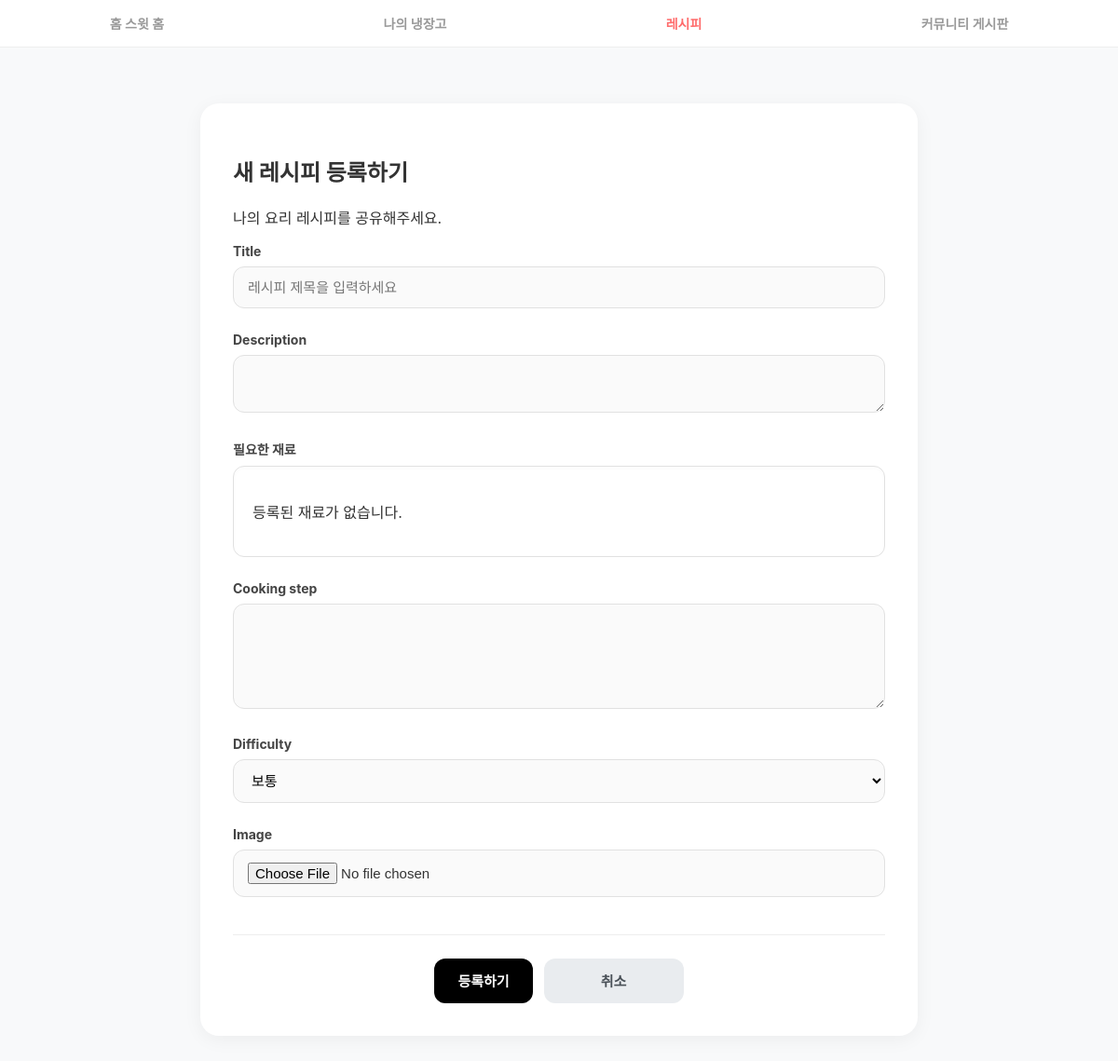
/recipe/add/ (signed in), run on an earlier commit of the app's database.
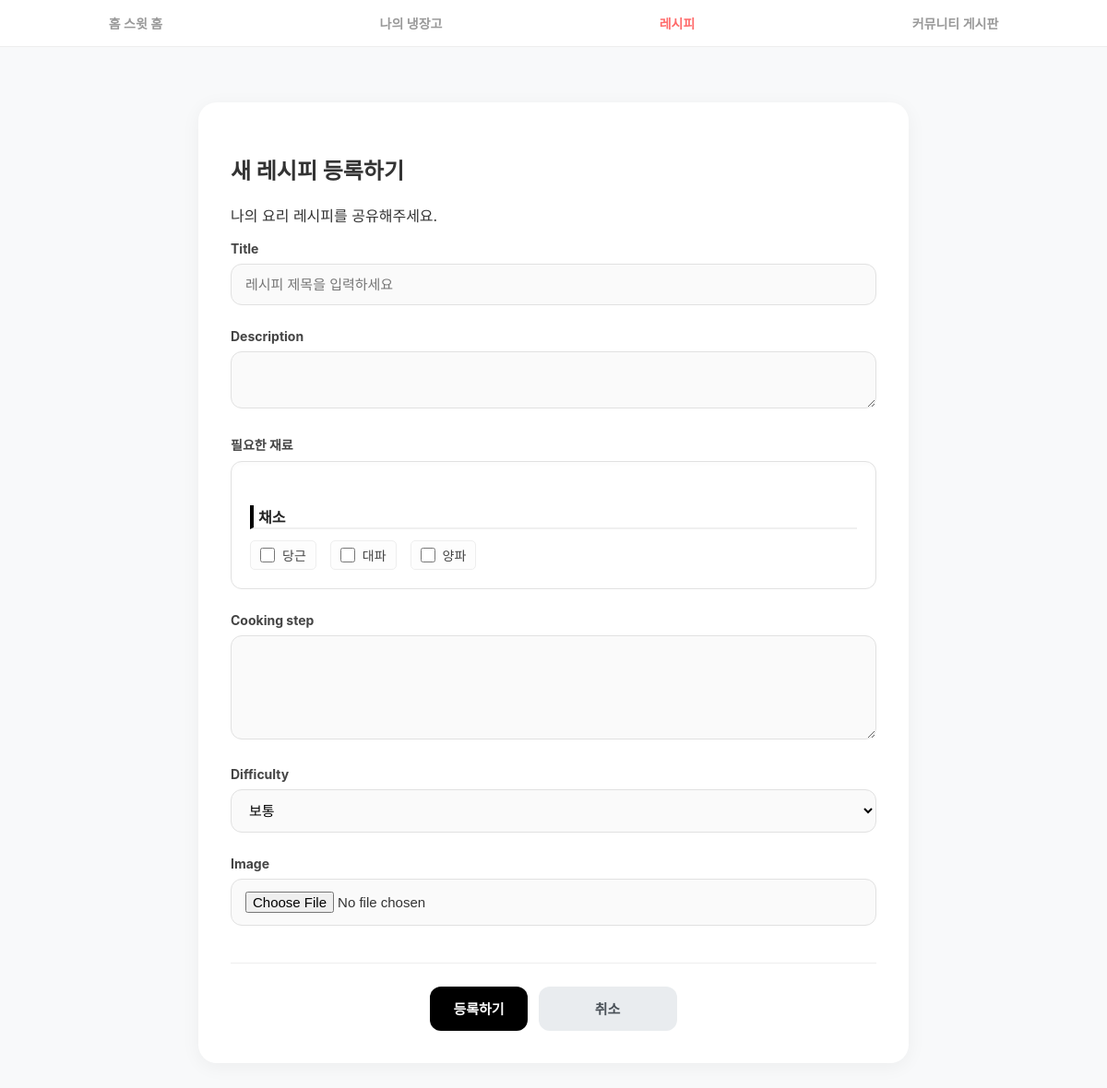
And on a later commit of the database.
### my_django/models.py (models this page shows, shortened)
class MasterIngredient(models.Model): #마스터 냉장고(재료 등록 데이터 겸 필터 역할)
    name = models.CharField(max_length=50, unique=True)
    category = models.CharField(max_length=20, choices=[
        ('채소', '채소'), ('양념', '양념'), ('해산물', '해산물'),
        ('육류', '육류'), ('가공식품', '가공식품'), ('조미료', '조미료'), ('과일', '과일')
    ])

### my_recipe/views.py (the view)
@login_required
def recipe_add(request):
    if request.method == "POST":
        form = RecipeForm(request.POST, request.FILES)
        if form.is_valid():
            recipe = form.save(commit=False)
            recipe.user = request.user
            recipe.save()
            return redirect('my_recipe:my_recipe_archive')
    else:
        form = RecipeForm()
    return render(request, 'my_recipe/recipe_add.html', {'form': form})

### my_recipe/forms.py
class RecipeForm(forms.ModelForm):
    class Meta:
        model = Recipe
        fields = ['title', 'description', 'ingredients', 'cooking_step', 'difficulty', 'image']
        widgets = {
            'title': forms.TextInput(attrs={'class': 'form-control', 'placeholder': '레시피 제목을 입력하세요'}),
            'description': forms.Textarea(attrs={'class': 'form-control', 'rows': 2}),
            'cooking_step': forms.Textarea(attrs={'class': 'form-control', 'rows': 5}),
            'difficulty': forms.Select(attrs={'class': 'form-control'}),
        }
    def __init__(self, *args, **kwargs):
        super().__init__(*args, **kwargs)
        self.ingredients_by_category = {}
        ingredients = MasterIngredient.objects.all().order_by('category', 'name')
        for ing in ingredients:
            cat = ing.category if hasattr(ing, 'category') else '기타'
            if cat not in self.ingredients_by_category:
                self.ingredients_by_category[cat] = []
            self.ingredients_by_category[cat].append(ing)

### templates/my_recipe/recipe_add.html (shortened to what this page needs)
{% extends "base.html" %}
{% block content %}
<div class="recipe-form-container">
    <div class="form-header">
        <h2 class="form-title">새 레시피 등록하기</h2>
        <p class="form-subtitle">나의 요리 레시피를 공유해주세요.</p>
    </div>
    <form method="POST" enctype="multipart/form-data" class="recipe-form">
        <div class="form-fields">
            {% for field in form %}
                {% if field.name == 'ingredients' %}
                    <div class="field-group ingredients-selection">
                        <label>{{ field.label }}</label>
                        <div class="category-wrapper p-3 border rounded bg-white">
                            {% for category, ingredients in form.ingredients_by_category.items %}
                                <div class="category-group mb-3">
                                    <h5 class="category-name text-primary mb-2" style="font-size: 1rem; border-bottom: 2px solid #f0f0f0;">
                                        {{ category }}
                                    </h5>
                                    <div class="ingredient-checkboxes d-flex flex-wrap gap-2">
                                        {% for ing in ingredients %}
                                            <div class="ing-item d-flex align-items-center me-3 mb-2">
                                                <input type="checkbox" name="ingredients" value="{{ ing.pk }}"
                                                       id="ing_{{ ing.pk }}" class="custom-check"
                                                       {% if ing.pk|stringformat:"i" in field.value or ing in field.value %}checked{% endif %}>
                                                <label for="ing_{{ ing.pk }}" class="ms-1 mb-0">{{ ing.name }}</label>
                                            </div>
                                        {% endfor %}
                                    </div>
                                </div>
                            {% empty %}
                                <p class="text-muted">등록된 재료가 없습니다.</p>
                            {% endfor %}
                        </div>
                    </div>
                {% else %}
                    <div class="field-group">
                        <label for="{{ field.id_for_label }}">{{ field.label }}</label>
                        {{ field }}
                    </div>
                {% endif %}
            {% endfor %}
        </div>
        <div class="form-actions">
            <button type="submit" class="btn-submit">등록하기</button>
            <a href="{% url 'my_recipe:recipe_list' %}" class="btn-cancel">취소</a>
        </div>
    </form>
</div>
{% endblock %}

What changed in the data, as far as the page shows it:
added MasterIngredient: category "채소", name "당근"
added MasterIngredient: name "대파", shown under "채소"
added MasterIngredient: name "양파", shown under "채소"
Also different on the page:
list line gone: "등록된 재료가 없습니다."
